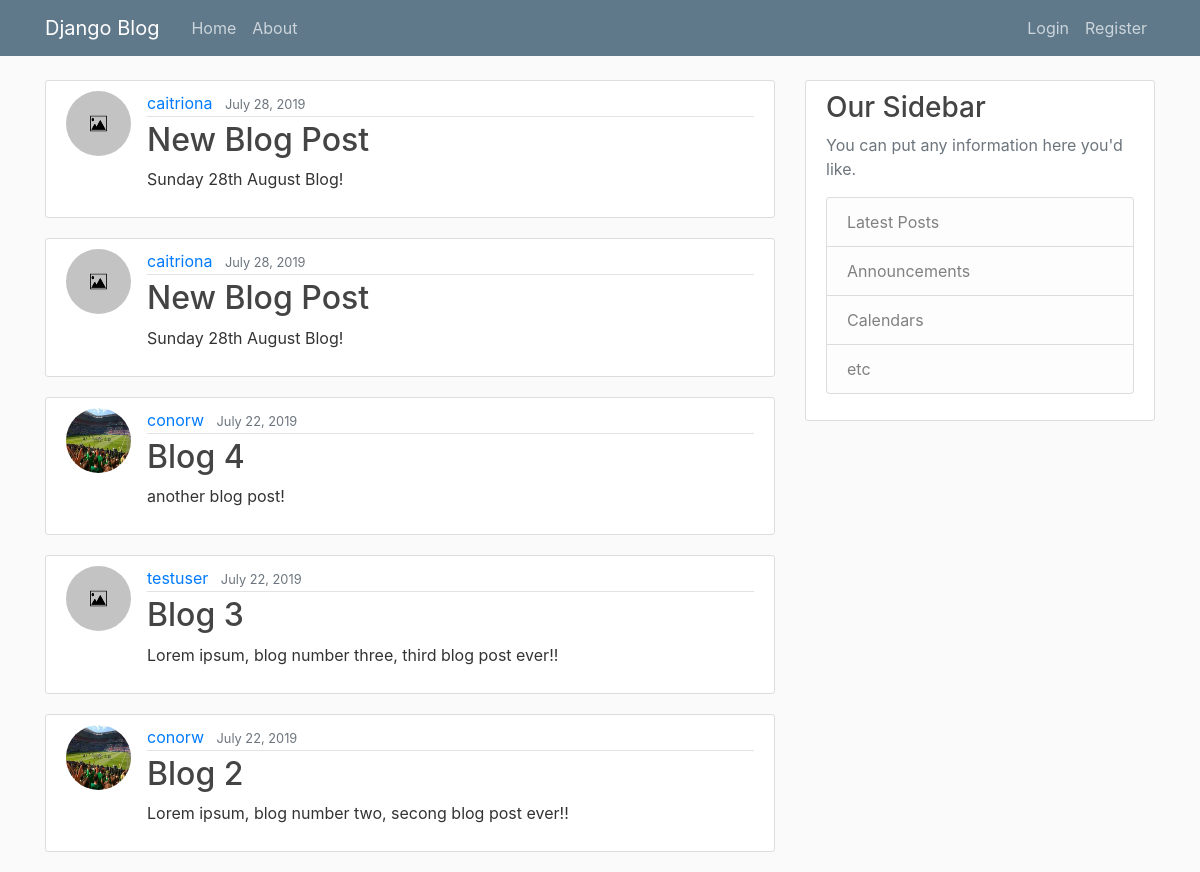
/, run on an earlier commit of the app's database.
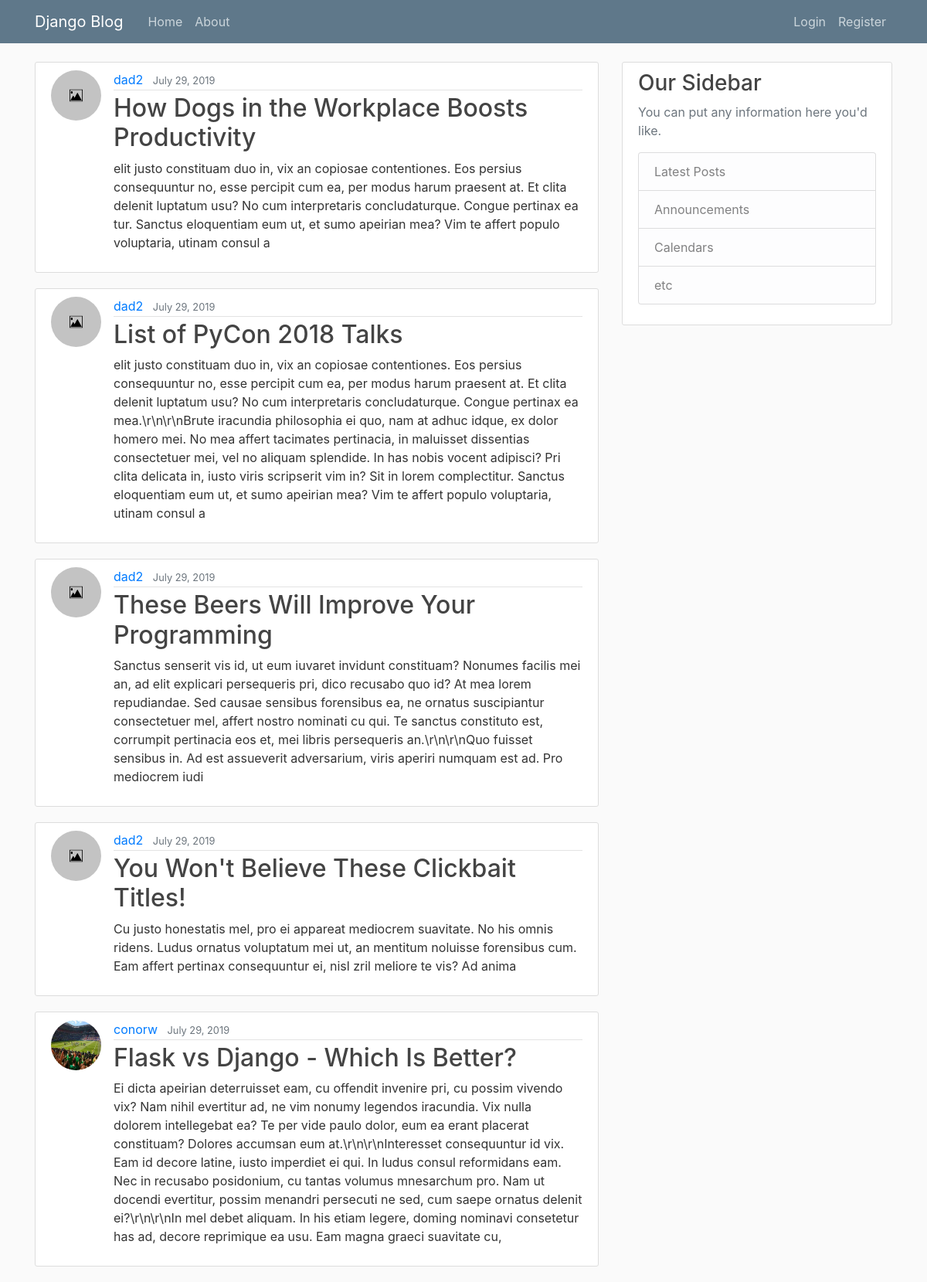
And on a later commit of the database.
### blog/models.py (models this page shows, shortened)
class Post(models.Model):
    title = models.CharField(max_length = 100)
    content = models.TextField()
    date_posted = models.DateTimeField(default=timezone.now)
    author = models.ForeignKey(User, on_delete=models.CASCADE)

### users/models.py (models this page shows, shortened)
class Profile(models.Model):
    user = models.OneToOneField(User, on_delete = models.CASCADE)
    image = models.ImageField(default = 'default.jpg', upload_to = 'profile_pics')

### blog/views.py (the view)
# urls.py: path('', PostListView.as_view(), name='blog-home'),
class PostListView(ListView):
    model = Post
    template_name = 'blog/home.html'
    context_object_name = 'posts'
    ordering = ['-date_posted']
    paginate_by = 5

### blog/templates/blog/home.html
{% extends 'blog/base.html' %}
{% block content %}
{% for post in posts %}
<article class="media content-section">
    <img class="rounded-circle article-img" src="{{ post.author.profile.image.url }}" alt="Profile image">
    <div class="media-body">
        <div class="article-metadata">
            <a class="mr-2" href="{% url 'profile' %}">{{ post.author }}</a>
            <small class="text-muted">{{ post.date_posted|date:"F j, Y" }}</small>
        </div>
        <h2><a class="article-title" href="{% url 'post-detail' post.id %}">{{ post.title }}</a></h2>
        <p class="article-content">{{ post.content }}</p>
    </div>
</article>
{% endfor %}
{% endblock content %}

What changed in the data, as far as the page shows it:
no longer on this page (row unchanged): Post: author.profile.image (placeholder picture), author "caitriona", date_posted "July 28, 2019", title "New Blog Post", content "Sunday 28th August Blog!"
no longer on this page (row unchanged): Post: author.profile.image (placeholder picture), author "caitriona", date_posted "July 28, 2019", title "New Blog Post", content "Sunday 28th August Blog!"
no longer on this page (row unchanged): Post: author.profile.image (picture), author "conorw", date_posted "July 22, 2019", title "Blog 4", content "another blog post!"
no longer on this page (row unchanged): Post: author.profile.image (placeholder picture), author "testuser", date_posted "July 22, 2019", title "Blog 3", content "Lorem ipsum, blog number three, third blog post ever!!"
no longer on this page (row unchanged): Post: author.profile.image (picture), author "conorw", date_posted "July 22, 2019", title "Blog 2", content "Lorem ipsum, blog number two, secong blog post ever!!"
added Post: author.profile.image (placeholder picture), author "dad2", date_posted "July 29, 2019", title "How Dogs in the Workplace Boosts Productivity", content "elit justo constituam duo in, vix an copiosae contentiones. Eos persius consequuntur no, esse percipit cum ea, per modus harum praesent at. Et clita delenit luptatum usu? No cum interpretaris concludaturque. Congue pertinax ea tur. Sanctus eloquentiam eum ut, et sumo apeirian mea? Vim te affert populo voluptaria, utinam consul a"
added Post: author.profile.image (placeholder picture), author "dad2", date_posted "July 29, 2019", title "List of PyCon 2018 Talks", content "elit justo constituam duo in, vix an copiosae contentiones. Eos persius consequuntur no, esse percipit cum ea, per modus harum praesent at. Et clita delenit luptatum usu? No cum interpretaris concludaturque. Congue pertinax ea mea.\\r\\n\\r\\nBrute iracundia philosophia ei quo, nam at adhuc idque, ex dolor homero mei. No mea affert tacimates pertinacia, in maluisset dissentias consectetuer mei, vel no aliquam splendide. In has nobis vocent adipisci? Pri clita delicata in, iusto viris scripserit vim in? Sit in lorem complectitur. Sanctus eloquentiam eum ut, et sumo apeirian mea? Vim te affert populo voluptaria, utinam consul a"
added Post: author.profile.image (placeholder picture), author "dad2", date_posted "July 29, 2019", title "These Beers Will Improve Your Programming", content "Sanctus senserit vis id, ut eum iuvaret invidunt constituam? Nonumes facilis mei an, ad elit explicari persequeris pri, dico recusabo quo id? At mea lorem repudiandae. Sed causae sensibus forensibus ea, ne ornatus suscipiantur consectetuer mel, affert nostro nominati cu qui. Te sanctus constituto est, corrumpit pertinacia eos et, mei libris persequeris an.\\r\\n\\r\\nQuo fuisset sensibus in. Ad est assueverit adversarium, viris aperiri numquam est ad. Pro mediocrem iudi"
added Post: author.profile.image (placeholder picture), author "dad2", date_posted "July 29, 2019", title "You Won't Believe These Clickbait Titles!", content "Cu justo honestatis mel, pro ei appareat mediocrem suavitate. No his omnis ridens. Ludus ornatus voluptatum mei ut, an mentitum noluisse forensibus cum. Eam affert pertinax consequuntur ei, nisl zril meliore te vis? Ad anima"
added Post: author.profile.image (picture), author "conorw", date_posted "July 29, 2019", title "Flask vs Django - Which Is Better?", content "Ei dicta apeirian deterruisset eam, cu offendit invenire pri, cu possim vivendo vix? Nam nihil evertitur ad, ne vim nonumy legendos iracundia. Vix nulla dolorem intellegebat ea? Te per vide paulo dolor, eum ea erant placerat constituam? Dolores accumsan eum at.\\r\\n\\r\\nInteresset consequuntur id vix. Eam id decore latine, iusto imperdiet ei qui. In ludus consul reformidans eam. Nec in recusabo posidonium, cu tantas volumus mnesarchum pro. Nam ut docendi evertitur, possim menandri persecuti ne sed, cum saepe ornatus delenit ei?\\r\\n\\r\\nIn mel debet aliquam. In his etiam legere, doming nominavi consetetur has ad, decore reprimique ea usu. Eam magna graeci suavitate cu,"
